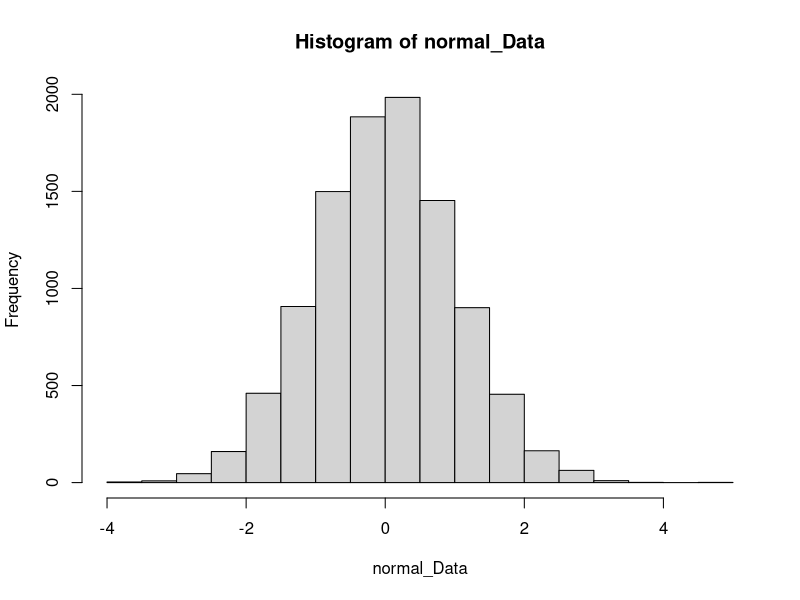
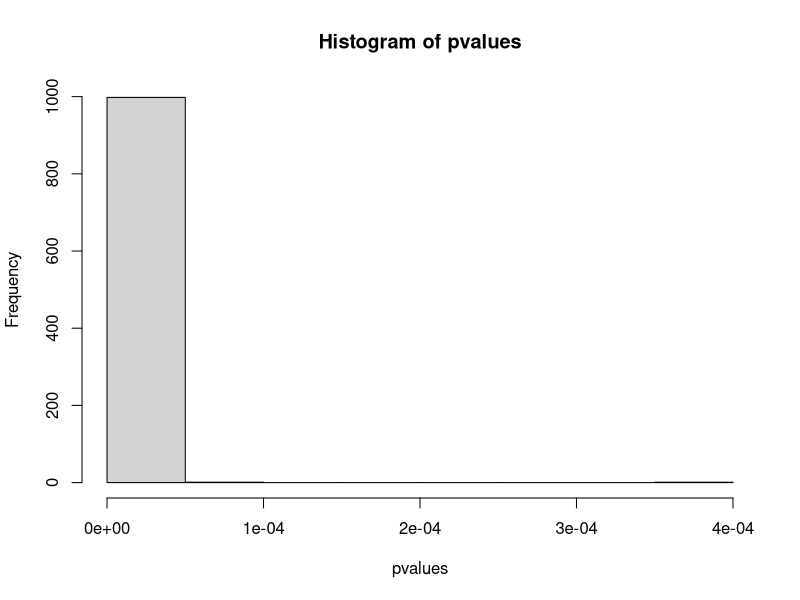
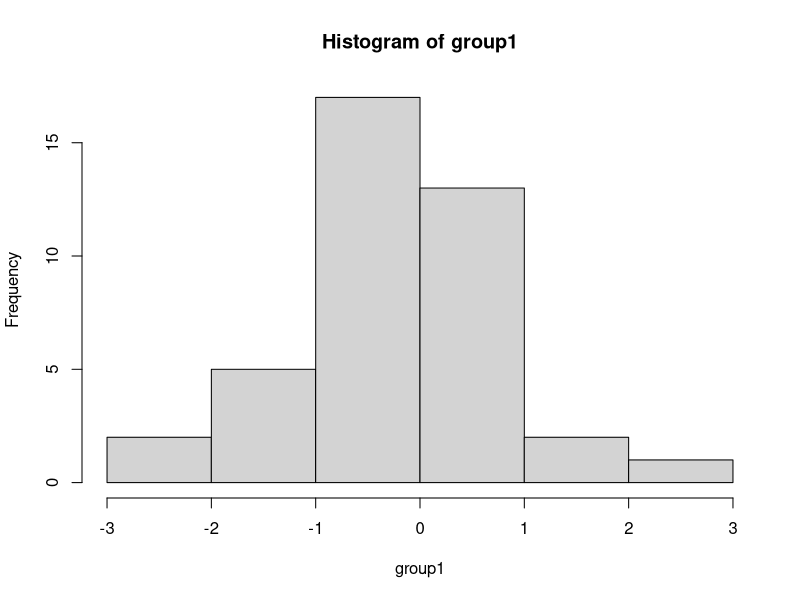
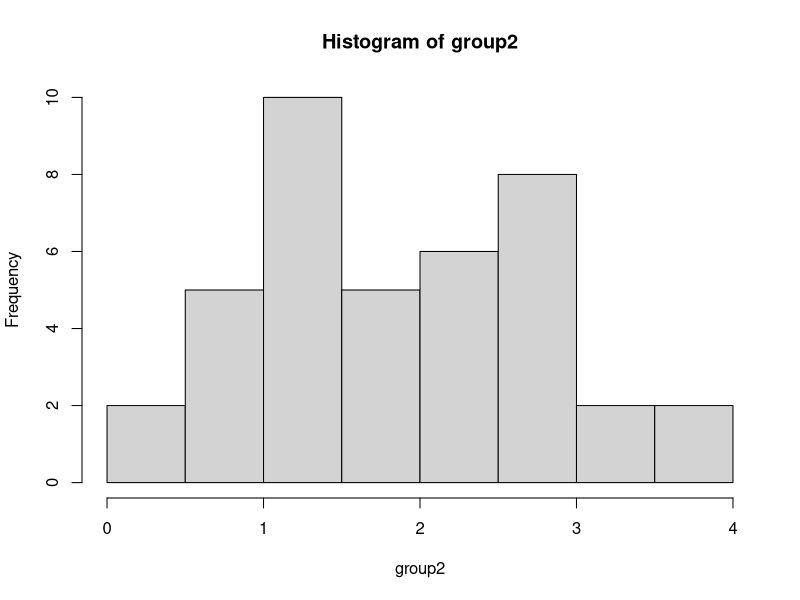

The R source for these figures, in order: (Note: this script raises an error after producing the figures.)
## ---- chunk 1
knitr::opts_chunk$set(echo = TRUE)
## ---- chunk 2
# install.packages("tidyverse")
# install.packages("MASS")
# install.packages("broom")
# install.packages("lme4")
# install.packages("lmerTest")

library(tidyverse) #A helpful collection of R packages designed for data science.
library(MASS) #To create correlated variables 
library(broom) #To more easily extract information from R outputs
library(lme4) #For mixed-effect models
library(lmerTest) #To obtain pvalues in mixed effect models

## ---- chunk 3
vector <- c(1, 2, 3, 4, 5)
vector
## ---- chunk 4
vector1 <- c(1, 2, 3)
vector2 <- c(4, 5, 6)
combined_vector <- c(vector1, vector2)
combined_vector
## ---- chunk 5
vector <- c(1, 2, 3)
rep(vector, times = 3)
## ---- chunk 6
vector <- c(1, 2, 3)
rep(vector, each = 3)
## ---- chunk 7
V = c(1,2)
V2 = c(1,2,3,4)
V3 = c(1,2,3,4)

rep(c(V),4)

rep(rep(V, each=2), 2)

c(rep(V2,2),rep(V3,2))

## ---- chunk 8
rnorm(n = 1000, mean = 0, sd = 1)
## ---- chunk 9

normal_Data <- rnorm(n = 10000, mean = 0, sd = 1)

#Should be close to 0 (i.e., the mean of the population from which the sample is drawn)
mean(normal_Data)

#Should be close to 1 (i.e., the SD of the population from which the sample is drawn)
sd(normal_Data) 
## ---- chunk 10
hist(normal_Data)
## ---- chunk 11
for (i in 1:10){
  
  print("hello")
  
}
## ---- chunk 12
container <- NULL #Creating an empty container

for(i in 1:10){
  container <- c(container, i)
}

container #Here I print the values contained in the variable "container".

## ---- chunk 13

sum(container <= 5)/length(container) 

## ---- chunk 14

v1 <- rnorm(n = 10000, mean = 0, sd = 1)
v2 <- rnorm(n = 10000, mean = 0, sd = 1)

cor.test(v1,v2, method = "pearson")

## ---- chunk 15

tidy(cor.test(v1,v2, method = "pearson"))$p.value[1]

## ---- chunk 16

#Sample size
n_per_group_1 <- 40
n_per_group_2 <- 40

#Parameters
MeanGr1 <- 0
SDGr1 <- 1
MeanGr2 <- 1.6
SDGr2 <- 1

#Container
pvalues <- NULL


for(i in 1:1000){
  
  group1 <- rnorm(n = n_per_group_1, mean = MeanGr1, sd = SDGr1)
  group2 <- rnorm(n = n_per_group_2, mean = MeanGr2, sd = SDGr2)
  
  score <- c(group1, group2)
  groupID <- c(rep(c("gr1"), each = n_per_group_1), rep(c("gr2"), each = n_per_group_2))
  
  MyData <- data.frame(groupID, score)
  
  
  t_model <- t.test(score ~ groupID, data = MyData)
  w_model <- wilcox.test(score ~ groupID, data = MyData)
  pvalues <- c(pvalues, tidy(t_model)$p.value[1])
  pvaluesw <- c(pvalues, tidy(w_model)$p.value[1])

}

#Power
sum(pvalues <= 0.05)/length(pvalues)
sum(pvaluesw <= 0.05)/length(pvalues)

hist(pvalues)

hist(group1)
hist(group2)


## ---- chunk 17

#Sample Size
n_per_group <- 15

#Parameters
MeanGr1 <- 0
SDGr1 <- 1
MeanGr2 <- 0.2
SDGr2 <- 1
MeanGr3 <- 0
SDGr3 <- 1

#Container
pvalues <- NULL

for(i in 1:1000){
  
  group1 <- rnorm(n = n_per_group, mean = MeanGr1, sd = SDGr1)
  group2 <- rnorm(n = n_per_group, mean = MeanGr2, sd = SDGr2)
  group3 <- rnorm(n = n_per_group, mean = MeanGr3, sd = SDGr3)
  
  score <- c(group1, group2, group3)
  groupID <- as.factor(rep(c("gr1", "gr2", "gr3"), each = n_per_group))
  
  MyData <- data.frame(groupID, score)
  
  anova.model <- aov(score ~ groupID, data = MyData)
  
  pvalues <- c(pvalues, tidy(anova.model)$p.value[1])
  
}

sum(pvalues <= 0.05)/length(pvalues)

## ---- chunk 18

#Sample size
n_observation <- 100

#Parameters
r_v1v2 <- 0.9 # value of correlation between v1 and v2 in the population

pop_rs <- matrix(c(1.00, r_v1v2,
                   r_v1v2, 1.00), nrow = 2, ncol = 2)


allVar <- mvrnorm(n = n_observation, mu = c(0,0), pop_rs)
var1 <- allVar[,1]
var2 <- allVar[,2]

MyData <- data.frame(var1, var2)

cor.test(var1,var2, data = MyData)

## ---- chunk 19
#Sample Size
n_observation <- 100

#Parameters
r_v1v2 <- 0.3
pop_rs <- matrix(c(1.00, r_v1v2,
                    r_v1v2, 1.00), nrow = 2, ncol = 2)

#Container
pvalues <- NULL

for(i in 1:1000){

  allVar <- mvrnorm(n = n_observation, mu = c(0,0), pop_rs)
  var1 <- allVar[,1]
  var2 <- allVar[,2]
  
  MyData <- data.frame(var1, var2)
  
  cor_model <- cor.test(var1, var2, method = "pearson", data = MyData)
  
  pvalues <- c(pvalues, tidy(cor_model)$p.value[1])
}

sum(pvalues <= 0.05)/length(pvalues)

## ---- chunk 20

##Sample Size
n_participant <- 10

#Population Mean for Each Cell in the Design
mean_time1 <- 0
mean_time2 <- 0.5

#Common Population Standard Deviation
sd_all <- 1

#Common population correlation among within-subjects factors
r_within <- 0.5

pop_rs <- matrix(c(1.00, r_within,
                   r_within, 1.00), nrow = 2, ncol = 2)

#Container
pvalues <- NULL

for(i in 1:1000){
  
  allVar<-mvrnorm(n_participant, mu = c(0,0), pop_rs, empirical = FALSE)
  
  time1 <- (allVar[,1] * sd_all) + mean_time1
  time2 <- (allVar[,2] * sd_all) + mean_time2
  
  Value <- c(time1, time2)
  
  Condition <- rep(c("T1", "T2"), each = n_participant)
  ID <- as.factor(rep(1:n_participant, times = 2))
  
  MyData <- data.frame(ID, Condition, Value)
  
  t_model <- t.test(Value ~ Condition, data = MyData, paired = TRUE)
  pvalues <- c(pvalues, tidy(t_model)$p.value[1])
  
}

#Power
sum(pvalues <= 0.05)/length(pvalues)

## ---- chunk 21

##Sample Size
n_participant <- 10

#Population Mean for Each Cell in the Design
mean_time1 <- 3
mean_time2 <- 4
mean_time3 <- 4

#Common Population Standard Deviation
sd_all <- 1

#Common population correlation among within-subjects factors
r_within <- 0.2

rvalues <- matrix(c(1.00, r_within, r_within,
                    r_within, 1.00, r_within,
                    r_within, r_within, 1.00), nrow = 3, ncol = 3)

#Container
pvalues <- NULL

for(i in 1:100){
  
  allVar<-mvrnorm(n_participant, mu = c(0,0,0), rvalues, empirical = FALSE)
  time1 <- (allVar[,1] * sd_all) + mean_time1
  time2 <- (allVar[,2] * sd_all) + mean_time2
  time3 <- (allVar[,3] * sd_all) + mean_time3
  
  Value <- c(time1, time2, time3)
  Time <- rep(c("T1", "T2", "T3"), each = n_participant)
  ID <- as.factor(rep(1:n_participant, times = 3))
  
  MyData <- data.frame(ID, Time, Value)
  
  fitAnova<-aov(Value~Time + Error(ID/Time), data=MyData)
  pvalues <- c(pvalues, tidy(fitAnova)$p.value[2])
  
}

#Power
sum(pvalues <= 0.05)/length(pvalues)

## ---- chunk 22

#Sample Size
n_per_cell <- 10

#Population Mean for Each Cell in the Design
mean_a1b1 <- 3
mean_a1b2 <- 2
mean_a2b1 <- 4
mean_a2b2 <- 5

#Common Population Standard Deviation
sd_all <- 1

#Container
pvalues_IV_a <- NULL
pvalues_IV_b <- NULL
pvalues_Interaction <- NULL

for(i in 1:100){
  
  IV_a <- as.factor(rep(c("a1", "a2"), each = n_per_cell*2))
  IV_b <- as.factor(rep(c("b1", "b2", "b1", "b2"), each = n_per_cell))
  
  a1b1 <- rnorm(n_per_cell, mean = mean_a1b1, sd = sd_all)
  a1b2 <- rnorm(n_per_cell, mean = mean_a1b2, sd = sd_all)
  a2b1 <- rnorm(n_per_cell, mean = mean_a2b1, sd = sd_all)
  a2b2 <- rnorm(n_per_cell, mean = mean_a2b2, sd = sd_all)
  
  DV <- c(a1b1, a1b2, a2b1, a2b2)
  
  MyData <- data.frame(IV_a, IV_b, DV)
  
  fitAnova <- aov(DV ~ IV_a * IV_b, data = MyData)
  
  pvalues_IV_a <- c(pvalues_IV_a, tidy(fitAnova)$p.value[1])
  pvalues_IV_b <- c(pvalues_IV_b, tidy(fitAnova)$p.value[2])
  pvalues_Interaction <- c(pvalues_Interaction, tidy(fitAnova)$p.value[3])
  
}

#Power IV a
sum(pvalues_IV_a <= 0.05)/length(pvalues_IV_a)
#Power IV b
sum(pvalues_IV_b <= 0.05)/length(pvalues_IV_b)
#Power Interaction a x b
sum(pvalues_Interaction <= 0.05)/length(pvalues_Interaction)

## ---- chunk 23
#Sample Size
n_per_cell <- 10
n_total <- 20

#Population Mean for Each Cell in the Design
mean_a1_Time1 <- 5
mean_a1_Time2 <- 10
mean_a2_Time1 <- 15
mean_a2_Time2 <- 20

#Common correlation among within-subjects factors
corr <- 0.2

#Common Standard Deviation
sd_var <- 10

#Containers
pvalueBetween <- NULL
pvalueWithin <- NULL
pvalueInteraction <- NULL

for(i in 1:100){
  
  rvalues <- matrix(c(1.00, corr, 0.00, 0.00,
                      corr, 1.00, 0.00, 0.00,
                      0.00, 0.00, 1.00, corr,
                      0.00, 0.00, corr, 1.00), nrow = 4, ncol = 4)
  
  allVar<-mvrnorm(n_per_cell, mu = c(0,0,0,0), rvalues, empirical = FALSE)
  
  a1_Time1 <- (allVar[,1] * sd_var) + mean_a1_Time1
  a1_Time2 <- (allVar[,2] * sd_var) + mean_a1_Time2
  a2_Time1 <- (allVar[,3] * sd_var) + mean_a2_Time1
  a2_Time2 <- (allVar[,4] * sd_var) + mean_a2_Time2
  
  Group <- as.factor(rep(c("A1", "A2"), each = n_per_cell*2))
  
  Time <- as.factor(rep(c("T1", "T2", "T1", "T2"), each = n_per_cell))
  
  Value <- c(a1_Time1, a1_Time2, a2_Time1, a2_Time2)
  
  #This creates a vector of 40 numbers: c(1 to 10, 1 to 10, 11 to 20, 11 to 20)
  ID <- as.factor(c(rep(1:n_per_cell, times = 2), rep((n_per_cell+1):n_total, times = 2)))
  
  MyData <- data.frame(ID, Group, Time, Value)
  
  rptAnova<-aov(Value~(Group*Time)+Error(ID/Time), data=MyData)
  
  pvalueBetween <- c(pvalueBetween, tidy(rptAnova)$p.value[1])
  pvalueWithin <- c(pvalueWithin, tidy(rptAnova)$p.value[3])
  pvalueInteraction <- c(pvalueInteraction, tidy(rptAnova)$p.value[4])

}

#Power Between Factor A
sum(pvalueBetween <= 0.05)/length(pvalueBetween)
#Power Within Factor Time
sum(pvalueWithin <= 0.05)/length(pvalueWithin)
#Power Interaction A x Time
sum(pvalueInteraction <= 0.05)/length(pvalueInteraction)

## ---- chunk 24

#Sample Size
n_observation <- 100 

#Parameters
b0 <- 1 #Intercept
b1 <- 0.3 #Slope
res_se <- 2 #Residual Standard Deviation (or Residual Standard Error)

#Container
pvalues_b0 <- NULL
pvalues_b1 <- NULL
pvalue_F <- NULL


for(i in 1:1000){
  x <- rnorm(n = n_observation, mean = 0, sd = 1)
  y <- b0 + b1*x + rnorm(n = n_observation, mean = 0, sd = res_se)
  
  MyData <- data.frame(x, y)
  
  fit <- lm(y ~ x, data = MyData)
  pvalues_b0 <- c(pvalues_b0, tidy(fit)$p.value[1])
  pvalues_b1 <- c(pvalues_b1, tidy(fit)$p.value[2])
  pvalue_F <- c(pvalue_F, glance(fit)$p.value)
  
}

#Power B0
sum(pvalues_b0 <= 0.05)/length(pvalues_b0)

#Power B1
sum(pvalues_b1 <= 0.05)/length(pvalues_b1)

#Power F
sum(pvalue_F <= 0.05)/length(pvalue_F)

## ---- chunk 25

##Sample Size
n_observation <- 80

#population parameters
b0 <- 1 #Intercept
b1 <- 0.2 #Slope b1
b2 <- 0.3 #Slope b2
b3 <- 0.4 #Slope b3 (interaction)
res_se <- 1 #Residual Standard Deviation (or Residual Standard Error)

#containers
pvalues_b0 <- NULL
pvalues_b1 <- NULL
pvalues_b2 <- NULL
pvalues_b3 <- NULL
pvalue_F <- NULL

for(i in 1:100){
  x1 <- rnorm(n_observation, mean = 0, sd = 1)
  x2 <- rnorm(n_observation, mean = 0, sd = 1)
  y <- b0 + b1*x1 + b2*x2 + b3*x1*x2 + rnorm(n_observation, mean = 0, sd = res_se)
  
  MyData <- data.frame(x1, x2, y)
  
  fit <- lm(y ~ x1 * x2, data = MyData)
  
  pvalues_b0 <- c(pvalues_b0, tidy(fit)$p.value[1])
  pvalues_b1 <- c(pvalues_b1, tidy(fit)$p.value[2])
  pvalues_b2 <- c(pvalues_b2, tidy(fit)$p.value[3])
  pvalues_b3 <- c(pvalues_b3, tidy(fit)$p.value[4])
  pvalue_F <- c(pvalue_F, glance(fit)$p.value)

}

#Power B0
sum(pvalues_b0 <= 0.05)/length(pvalues_b0)

#Power B1
sum(pvalues_b1 <= 0.05)/length(pvalues_b1)

#Power B2
sum(pvalues_b2 <= 0.05)/length(pvalues_b2)

#Power B3 (interaction)
sum(pvalues_b3 <= 0.05)/length(pvalues_b3)

#Power F
sum(pvalue_F <= 0.05)/length(pvalue_F)

## ---- chunk 26

#Sample Size
N_Cluster <- 40
N_per_Cluster <- 100
N_Total <- N_per_Cluster * N_Cluster

#Parameters
effectSD <- 0.45
var_Cluster <- 1
var_Error <- 2
totalSD <- sqrt(var_Cluster + var_Error)
#population ICC
#var_Cluster/(var_Cluster + var_Error)

#Containers
pvalues <- NULL

for(i in 1:1000){#Increase for more accurate results (but a MUCH longer running time).
  
  #Condition Effect
  condition_ID <- as.factor(rep(c(1, 2), each = N_Total/2))
  condition_effect <- rep(c(0, (effectSD * totalSD)), each = N_Total/2)
  
  #Cluster Effect
  cluster_ID <- as.factor(rep(1:N_Cluster, each = N_per_Cluster))
  cluster_effect_values <- rnorm(n = N_Cluster, mean = 0, sd = sqrt(var_Cluster))
  cluster_effect <- rep(cluster_effect_values, each = N_per_Cluster)
  
  #Participant Effect
  individual_effect <- rnorm(n = N_Total, mean = 0, sd = sqrt(var_Error))
  
  #Dependent Variable
  y <- condition_effect + cluster_effect + individual_effect
  
  #Analysis
  MyData <- data.frame(condition_ID,
                       cluster_ID,
                       y)
  
  fit.rdm <- lmer(y ~ condition_ID + (1|cluster_ID), data = MyData)
  
  pvalues <- c(pvalues, summary(fit.rdm)$coefficients[2,5])
  
}

#Power Condition Effect
sum(pvalues<=0.05)/length(pvalues)

## ---- chunk 27

#Sample size
n_per_group <- 50

pop_es <- seq(from = 0, to = 0.8, length.out = 30) #creates sequences of numbers. 

#Container power
powerValue <- NULL

for(es in pop_es){
  
#Container pvalues
pvalues <- NULL

  for(i in 1:100){
    
    group1 <- rnorm(n = n_per_group, mean = 0, sd = 1)
    group2 <- rnorm(n = n_per_group, mean = es, sd = 1)
    
    score <- c(group1, group2)
    groupID <- rep(c("gr1", "gr2"), each = n_per_group)
    
    MyData <- data.frame(groupID, score)
    t_model <- t.test(score ~ groupID, data = MyData)
    pvalues <- c(pvalues, tidy(t_model)$p.value[1])
  
  }

  #Power
  powerValue <- c(powerValue, sum(pvalues <= 0.05)/length(pvalues))

}

MyDataPower <- data.frame(pop_es, powerValue)

#Plot
ggplot(MyDataPower, aes(x=pop_es, y=powerValue)) + 
  geom_line() +
  xlab("Effect Sizes")+
  ylab("Power")+
  theme_bw() +
  geom_hline(yintercept= 0.8, linetype="dashed", color = "red") +
  ggtitle("Power Curve for an Independent Sample t-test (n per group: 50)")

## ---- chunk 28

#Sample size
n_per_group <- seq(from = 10, to = 100, length.out = 6) #creates sequences of numbers.
# n_per_group <- 10

# pop_es <- seq(from = 0, to = 0.8, length.out = 9) #creates sequences of numbers. 
pop_es = 0

#Container power

overall_power = NULL
overall_N = NULL
overall_es = NULL
overall_min = NULL
overall_max = NULL
overall_sd = NULL

overall_p.05 = NULL
overall_p.01 = NULL
overall_p.001 = NULL




for(N in n_per_group) {
  
  powerValue <- NULL
  nValue <- NULL
  maxp <- NULL
  minp <- NULL
  pSD = NULL
  mean_p.05 = NULL
  mean_p.01 = NULL
  mean_p.001 = NULL
  print(N)
  
  for(es in pop_es){
    
    #Container pvalues
    pvalues <- NULL
    
    p.05 = NULL
    p.01 = NULL
    p.001 = NULL
    
  
  
    for(i in 1:10){
    
      for(i in 1:100){
        
        group1 <- rnorm(n = N, mean = 0, sd = 1)
        group2 <- rnorm(n = N, mean = es, sd = 1)
        
        score <- c(group1, group2)
        groupID <- rep(c("gr1", "gr2"), each = N)
        
        MyData <- data.frame(groupID, score)
        t_model <- t.test(score ~ groupID, data = MyData)
        pvalues <- c(pvalues, tidy(t_model)$p.value[1])
        
        
        # if (tidy(t_model)$p.value[1] <= 0.05){
        if (TRUE){
          if(tidy(t_model)$p.value[1] <= 0.001) {
              p.05 = c(p.05, 0)
              p.01 = c(p.01, 0)
              p.001 = c(p.001, 1)
          } else if (tidy(t_model)$p.value[1] <= 0.01) {
              p.05 = c(p.05, 0)
              p.01 = c(p.01, 1)
              p.001 = c(p.001, 0)
          } else if (tidy(t_model)$p.value[1] <= 0.05) {
              p.05 = c(p.05, 1)
              p.01 = c(p.01, 0)
              p.001 = c(p.001, 0)
          } else {
            p.05 = c(p.05, 0)
            p.01 = c(p.01, 0)
            p.001 = c(p.001, 0)
          }
        }
      
      }
    }
    
      #Power
      powerValue <- c(powerValue, mean(pvalues))
      nValue <- c(nValue, N)
      maxp <- c(maxp, max(pvalues))
      minp <- c(minp, min(pvalues))
      pSD = c(pSD, sd(pvalues))
      mean_p.05 = c(mean_p.05, mean(p.05))
      mean_p.01 = c(mean_p.01, mean(p.01))
      mean_p.001 = c(mean_p.001, mean(p.001))

  }
  
overall_power = c(overall_power, powerValue)
overall_N = c(overall_N, nValue)
overall_es = c(overall_es, pop_es)
overall_min = c(overall_min, minp)
overall_max = c(overall_max, maxp)
overall_sd = c(overall_sd, pSD)

overall_p.05 = c(overall_p.05, mean_p.05)
overall_p.01 = c(overall_p.01, mean_p.01)
overall_p.001 = c(overall_p.001, mean_p.001)


  

}

MyDataPower <- data.frame(overall_es, overall_power, overall_N, overall_min, overall_max, overall_sd, overall_p.05, overall_p.01, overall_p.001)

MyDataPower = MyDataPower %>% group_by(overall_N)

#Plot
ggplot(MyDataPower, aes(x=overall_es, y=overall_power, color = as.factor(overall_N))) + 
  geom_line() +
  # geom_errorbar(aes(ymin=overall_min, ymax=overall_max)) +
  geom_errorbar(aes(ymin=overall_power-(overall_sd*1), ymax=overall_power+(overall_sd*1))) +
  facet_wrap(~ as.factor(overall_N)) + theme(legend.position = "none") +
  xlab("Effect size")+
  ylab("Mean p value")+
  theme_bw() +
  geom_hline(yintercept= 0.05, linetype="dashed", color = "red") +
  ggtitle("Significance for differencnt sample sizes vs effect sizes over 100 sims")
